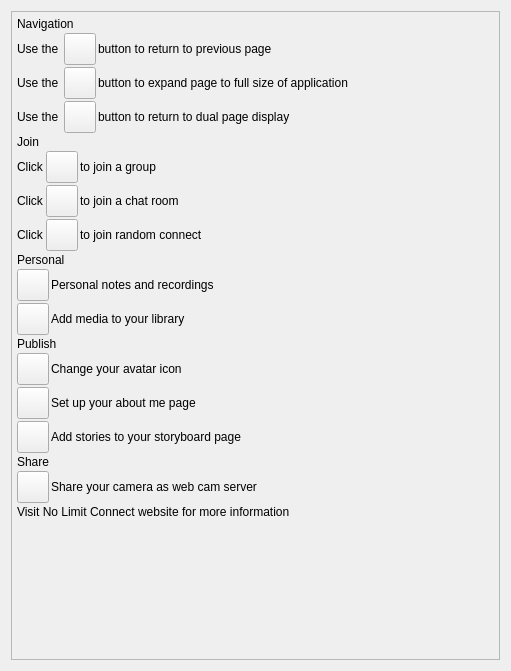
<?xml version="1.0" encoding="UTF-8"?>
<ui version="4.0">
 <class>AppletGetStartedUi</class>
 <widget class="QWidget" name="AppletGetStartedUi">
  <property name="geometry">
   <rect>
    <x>0</x>
    <y>0</y>
    <width>511</width>
    <height>671</height>
   </rect>
  </property>
  <property name="sizePolicy">
   <sizepolicy hsizetype="Preferred" vsizetype="Preferred">
    <horstretch>0</horstretch>
    <verstretch>0</verstretch>
   </sizepolicy>
  </property>
  <property name="minimumSize">
   <size>
    <width>0</width>
    <height>50</height>
   </size>
  </property>
  <property name="maximumSize">
   <size>
    <width>16777215</width>
    <height>16777215</height>
   </size>
  </property>
  <property name="windowTitle">
   <string>Information</string>
  </property>
  <layout class="QGridLayout" name="gridLayout">
   <item row="0" column="0">
    <widget class="QScrollArea" name="scrollArea">
     <property name="widgetResizable">
      <bool>true</bool>
     </property>
     <widget class="QWidget" name="scrollAreaWidgetContents">
      <property name="geometry">
       <rect>
        <x>0</x>
        <y>0</y>
        <width>497</width>
        <height>657</height>
       </rect>
      </property>
      <layout class="QVBoxLayout" name="verticalLayout">
       <property name="spacing">
        <number>2</number>
       </property>
       <property name="leftMargin">
        <number>5</number>
       </property>
       <property name="topMargin">
        <number>5</number>
       </property>
       <property name="rightMargin">
        <number>5</number>
       </property>
       <property name="bottomMargin">
        <number>5</number>
       </property>
       <item>
        <widget class="QLabel" name="m_NavigationLabel">
         <property name="sizePolicy">
          <sizepolicy hsizetype="Expanding" vsizetype="Preferred">
           <horstretch>0</horstretch>
           <verstretch>0</verstretch>
          </sizepolicy>
         </property>
         <property name="text">
          <string>Navigation</string>
         </property>
        </widget>
       </item>
       <item>
        <layout class="QHBoxLayout" name="horizontalLayout">
         <item>
          <widget class="QLabel" name="m_UseBackButtonLabel">
           <property name="sizePolicy">
            <sizepolicy hsizetype="Minimum" vsizetype="Preferred">
             <horstretch>0</horstretch>
             <verstretch>0</verstretch>
            </sizepolicy>
           </property>
           <property name="text">
            <string>Use the </string>
           </property>
          </widget>
         </item>
         <item>
          <widget class="VxPushButton" name="m_BackButton">
           <property name="sizePolicy">
            <sizepolicy hsizetype="Fixed" vsizetype="Fixed">
             <horstretch>0</horstretch>
             <verstretch>0</verstretch>
            </sizepolicy>
           </property>
           <property name="minimumSize">
            <size>
             <width>32</width>
             <height>32</height>
            </size>
           </property>
           <property name="maximumSize">
            <size>
             <width>32</width>
             <height>32</height>
            </size>
           </property>
           <property name="text">
            <string notr="true"/>
           </property>
           <property name="iconSize">
            <size>
             <width>32</width>
             <height>32</height>
            </size>
           </property>
          </widget>
         </item>
         <item>
          <widget class="QLabel" name="label">
           <property name="sizePolicy">
            <sizepolicy hsizetype="Expanding" vsizetype="Preferred">
             <horstretch>0</horstretch>
             <verstretch>0</verstretch>
            </sizepolicy>
           </property>
           <property name="text">
            <string>button to return to previous page</string>
           </property>
          </widget>
         </item>
        </layout>
       </item>
       <item>
        <layout class="QHBoxLayout" name="horizontalLayout_2">
         <item>
          <widget class="QLabel" name="m_UseExpandLabel">
           <property name="sizePolicy">
            <sizepolicy hsizetype="Minimum" vsizetype="Preferred">
             <horstretch>0</horstretch>
             <verstretch>0</verstretch>
            </sizepolicy>
           </property>
           <property name="text">
            <string>Use the </string>
           </property>
          </widget>
         </item>
         <item>
          <widget class="VxPushButton" name="m_ExpandButton">
           <property name="minimumSize">
            <size>
             <width>32</width>
             <height>32</height>
            </size>
           </property>
           <property name="maximumSize">
            <size>
             <width>32</width>
             <height>32</height>
            </size>
           </property>
           <property name="text">
            <string notr="true"/>
           </property>
           <property name="iconSize">
            <size>
             <width>32</width>
             <height>32</height>
            </size>
           </property>
          </widget>
         </item>
         <item>
          <widget class="QLabel" name="label_2">
           <property name="sizePolicy">
            <sizepolicy hsizetype="Expanding" vsizetype="Preferred">
             <horstretch>0</horstretch>
             <verstretch>0</verstretch>
            </sizepolicy>
           </property>
           <property name="text">
            <string>button to expand page to full size of application</string>
           </property>
          </widget>
         </item>
        </layout>
       </item>
       <item>
        <layout class="QHBoxLayout" name="horizontalLayout_3">
         <item>
          <widget class="QLabel" name="m_UseShrinkButtonLabel">
           <property name="sizePolicy">
            <sizepolicy hsizetype="Minimum" vsizetype="Preferred">
             <horstretch>0</horstretch>
             <verstretch>0</verstretch>
            </sizepolicy>
           </property>
           <property name="text">
            <string>Use the </string>
           </property>
          </widget>
         </item>
         <item>
          <widget class="VxPushButton" name="m_ShrinkButton">
           <property name="minimumSize">
            <size>
             <width>32</width>
             <height>32</height>
            </size>
           </property>
           <property name="maximumSize">
            <size>
             <width>32</width>
             <height>32</height>
            </size>
           </property>
           <property name="text">
            <string notr="true"/>
           </property>
           <property name="iconSize">
            <size>
             <width>32</width>
             <height>32</height>
            </size>
           </property>
          </widget>
         </item>
         <item>
          <widget class="QLabel" name="label_3">
           <property name="sizePolicy">
            <sizepolicy hsizetype="Expanding" vsizetype="Preferred">
             <horstretch>0</horstretch>
             <verstretch>0</verstretch>
            </sizepolicy>
           </property>
           <property name="text">
            <string>button to return to dual page display</string>
           </property>
          </widget>
         </item>
        </layout>
       </item>
       <item>
        <widget class="QLabel" name="label_4">
         <property name="text">
          <string>Join</string>
         </property>
        </widget>
       </item>
       <item>
        <layout class="QHBoxLayout" name="horizontalLayout_4">
         <item>
          <widget class="QLabel" name="m_ClickLabel">
           <property name="sizePolicy">
            <sizepolicy hsizetype="Minimum" vsizetype="Preferred">
             <horstretch>0</horstretch>
             <verstretch>0</verstretch>
            </sizepolicy>
           </property>
           <property name="text">
            <string>Click</string>
           </property>
          </widget>
         </item>
         <item>
          <widget class="VxPushButton" name="m_JoinGroupButton">
           <property name="minimumSize">
            <size>
             <width>32</width>
             <height>32</height>
            </size>
           </property>
           <property name="maximumSize">
            <size>
             <width>32</width>
             <height>32</height>
            </size>
           </property>
           <property name="text">
            <string notr="true"/>
           </property>
           <property name="iconSize">
            <size>
             <width>32</width>
             <height>32</height>
            </size>
           </property>
          </widget>
         </item>
         <item>
          <widget class="QLabel" name="label_5">
           <property name="sizePolicy">
            <sizepolicy hsizetype="Expanding" vsizetype="Preferred">
             <horstretch>0</horstretch>
             <verstretch>0</verstretch>
            </sizepolicy>
           </property>
           <property name="text">
            <string>to join a group</string>
           </property>
          </widget>
         </item>
        </layout>
       </item>
       <item>
        <layout class="QHBoxLayout" name="horizontalLayout_5">
         <item>
          <widget class="QLabel" name="m_ClickLabel_2">
           <property name="sizePolicy">
            <sizepolicy hsizetype="Minimum" vsizetype="Preferred">
             <horstretch>0</horstretch>
             <verstretch>0</verstretch>
            </sizepolicy>
           </property>
           <property name="text">
            <string>Click</string>
           </property>
          </widget>
         </item>
         <item>
          <widget class="VxPushButton" name="m_JoinChatRoomButton">
           <property name="minimumSize">
            <size>
             <width>32</width>
             <height>32</height>
            </size>
           </property>
           <property name="maximumSize">
            <size>
             <width>32</width>
             <height>32</height>
            </size>
           </property>
           <property name="text">
            <string notr="true"/>
           </property>
           <property name="iconSize">
            <size>
             <width>32</width>
             <height>32</height>
            </size>
           </property>
          </widget>
         </item>
         <item>
          <widget class="QLabel" name="label_6">
           <property name="sizePolicy">
            <sizepolicy hsizetype="Expanding" vsizetype="Preferred">
             <horstretch>0</horstretch>
             <verstretch>0</verstretch>
            </sizepolicy>
           </property>
           <property name="text">
            <string>to join a chat room</string>
           </property>
          </widget>
         </item>
        </layout>
       </item>
       <item>
        <layout class="QHBoxLayout" name="horizontalLayout_6">
         <item>
          <widget class="QLabel" name="m_ClickLabel_3">
           <property name="sizePolicy">
            <sizepolicy hsizetype="Minimum" vsizetype="Preferred">
             <horstretch>0</horstretch>
             <verstretch>0</verstretch>
            </sizepolicy>
           </property>
           <property name="text">
            <string>Click</string>
           </property>
          </widget>
         </item>
         <item>
          <widget class="VxPushButton" name="m_JoinRandomConnectButton">
           <property name="minimumSize">
            <size>
             <width>32</width>
             <height>32</height>
            </size>
           </property>
           <property name="maximumSize">
            <size>
             <width>32</width>
             <height>32</height>
            </size>
           </property>
           <property name="text">
            <string notr="true"/>
           </property>
           <property name="iconSize">
            <size>
             <width>32</width>
             <height>32</height>
            </size>
           </property>
          </widget>
         </item>
         <item>
          <widget class="QLabel" name="label_7">
           <property name="sizePolicy">
            <sizepolicy hsizetype="Expanding" vsizetype="Preferred">
             <horstretch>0</horstretch>
             <verstretch>0</verstretch>
            </sizepolicy>
           </property>
           <property name="text">
            <string>to join random connect</string>
           </property>
          </widget>
         </item>
        </layout>
       </item>
       <item>
        <widget class="QLabel" name="label_9">
         <property name="sizePolicy">
          <sizepolicy hsizetype="Expanding" vsizetype="Preferred">
           <horstretch>0</horstretch>
           <verstretch>0</verstretch>
          </sizepolicy>
         </property>
         <property name="text">
          <string>Personal</string>
         </property>
        </widget>
       </item>
       <item>
        <layout class="QHBoxLayout" name="horizontalLayout_7">
         <item>
          <widget class="VxPushButton" name="m_PersonalNotesButton">
           <property name="minimumSize">
            <size>
             <width>32</width>
             <height>32</height>
            </size>
           </property>
           <property name="maximumSize">
            <size>
             <width>32</width>
             <height>32</height>
            </size>
           </property>
           <property name="text">
            <string notr="true"/>
           </property>
           <property name="iconSize">
            <size>
             <width>32</width>
             <height>32</height>
            </size>
           </property>
          </widget>
         </item>
         <item>
          <widget class="QLabel" name="label_10">
           <property name="sizePolicy">
            <sizepolicy hsizetype="Expanding" vsizetype="Preferred">
             <horstretch>0</horstretch>
             <verstretch>0</verstretch>
            </sizepolicy>
           </property>
           <property name="text">
            <string>Personal notes and recordings</string>
           </property>
          </widget>
         </item>
        </layout>
       </item>
       <item>
        <layout class="QHBoxLayout" name="horizontalLayout_8">
         <item>
          <widget class="VxPushButton" name="m_LibraryButton">
           <property name="minimumSize">
            <size>
             <width>32</width>
             <height>32</height>
            </size>
           </property>
           <property name="maximumSize">
            <size>
             <width>32</width>
             <height>32</height>
            </size>
           </property>
           <property name="text">
            <string notr="true"/>
           </property>
           <property name="iconSize">
            <size>
             <width>32</width>
             <height>32</height>
            </size>
           </property>
          </widget>
         </item>
         <item>
          <widget class="QLabel" name="label_11">
           <property name="sizePolicy">
            <sizepolicy hsizetype="Expanding" vsizetype="Preferred">
             <horstretch>0</horstretch>
             <verstretch>0</verstretch>
            </sizepolicy>
           </property>
           <property name="text">
            <string>Add media to your library</string>
           </property>
          </widget>
         </item>
        </layout>
       </item>
       <item>
        <widget class="QLabel" name="label_12">
         <property name="sizePolicy">
          <sizepolicy hsizetype="Expanding" vsizetype="Preferred">
           <horstretch>0</horstretch>
           <verstretch>0</verstretch>
          </sizepolicy>
         </property>
         <property name="text">
          <string>Publish</string>
         </property>
        </widget>
       </item>
       <item>
        <layout class="QHBoxLayout" name="horizontalLayout_9">
         <item>
          <widget class="VxPushButton" name="m_IdentityButton">
           <property name="minimumSize">
            <size>
             <width>32</width>
             <height>32</height>
            </size>
           </property>
           <property name="maximumSize">
            <size>
             <width>32</width>
             <height>32</height>
            </size>
           </property>
           <property name="text">
            <string notr="true"/>
           </property>
           <property name="iconSize">
            <size>
             <width>32</width>
             <height>32</height>
            </size>
           </property>
          </widget>
         </item>
         <item>
          <widget class="QLabel" name="label_13">
           <property name="sizePolicy">
            <sizepolicy hsizetype="Expanding" vsizetype="Preferred">
             <horstretch>0</horstretch>
             <verstretch>0</verstretch>
            </sizepolicy>
           </property>
           <property name="text">
            <string>Change your avatar icon</string>
           </property>
          </widget>
         </item>
        </layout>
       </item>
       <item>
        <layout class="QHBoxLayout" name="horizontalLayout_10">
         <item>
          <widget class="VxPushButton" name="m_AboutMeButton">
           <property name="minimumSize">
            <size>
             <width>32</width>
             <height>32</height>
            </size>
           </property>
           <property name="maximumSize">
            <size>
             <width>32</width>
             <height>32</height>
            </size>
           </property>
           <property name="text">
            <string notr="true"/>
           </property>
           <property name="iconSize">
            <size>
             <width>32</width>
             <height>32</height>
            </size>
           </property>
          </widget>
         </item>
         <item>
          <widget class="QLabel" name="label_14">
           <property name="sizePolicy">
            <sizepolicy hsizetype="Expanding" vsizetype="Preferred">
             <horstretch>0</horstretch>
             <verstretch>0</verstretch>
            </sizepolicy>
           </property>
           <property name="text">
            <string>Set up your about me page</string>
           </property>
          </widget>
         </item>
        </layout>
       </item>
       <item>
        <layout class="QHBoxLayout" name="horizontalLayout_11">
         <item>
          <widget class="VxPushButton" name="m_StoryboardButton">
           <property name="minimumSize">
            <size>
             <width>32</width>
             <height>32</height>
            </size>
           </property>
           <property name="maximumSize">
            <size>
             <width>32</width>
             <height>32</height>
            </size>
           </property>
           <property name="text">
            <string notr="true"/>
           </property>
           <property name="iconSize">
            <size>
             <width>32</width>
             <height>32</height>
            </size>
           </property>
          </widget>
         </item>
         <item>
          <widget class="QLabel" name="label_15">
           <property name="sizePolicy">
            <sizepolicy hsizetype="Expanding" vsizetype="Preferred">
             <horstretch>0</horstretch>
             <verstretch>0</verstretch>
            </sizepolicy>
           </property>
           <property name="text">
            <string>Add stories to your storyboard page</string>
           </property>
          </widget>
         </item>
        </layout>
       </item>
       <item>
        <widget class="QLabel" name="label_16">
         <property name="sizePolicy">
          <sizepolicy hsizetype="Expanding" vsizetype="Preferred">
           <horstretch>0</horstretch>
           <verstretch>0</verstretch>
          </sizepolicy>
         </property>
         <property name="text">
          <string>Share</string>
         </property>
        </widget>
       </item>
       <item>
        <layout class="QHBoxLayout" name="horizontalLayout_12">
         <item>
          <widget class="VxPushButton" name="m_WebCamButton">
           <property name="minimumSize">
            <size>
             <width>32</width>
             <height>32</height>
            </size>
           </property>
           <property name="maximumSize">
            <size>
             <width>32</width>
             <height>32</height>
            </size>
           </property>
           <property name="text">
            <string notr="true"/>
           </property>
           <property name="iconSize">
            <size>
             <width>32</width>
             <height>32</height>
            </size>
           </property>
          </widget>
         </item>
         <item>
          <widget class="QLabel" name="label_17">
           <property name="sizePolicy">
            <sizepolicy hsizetype="Expanding" vsizetype="Preferred">
             <horstretch>0</horstretch>
             <verstretch>0</verstretch>
            </sizepolicy>
           </property>
           <property name="text">
            <string>Share your camera as web cam server</string>
           </property>
          </widget>
         </item>
        </layout>
       </item>
       <item>
        <widget class="QLabel" name="label_8">
         <property name="sizePolicy">
          <sizepolicy hsizetype="Expanding" vsizetype="Preferred">
           <horstretch>0</horstretch>
           <verstretch>0</verstretch>
          </sizepolicy>
         </property>
         <property name="text">
          <string>Visit No Limit Connect website for more information</string>
         </property>
        </widget>
       </item>
       <item>
        <widget class="WebsiteWidget" name="m_WebsiteWidget" native="true"/>
       </item>
       <item>
        <spacer name="verticalSpacer">
         <property name="orientation">
          <enum>Qt::Orientation::Vertical</enum>
         </property>
         <property name="sizeHint" stdset="0">
          <size>
           <width>20</width>
           <height>40</height>
          </size>
         </property>
        </spacer>
       </item>
      </layout>
     </widget>
    </widget>
   </item>
  </layout>
 </widget>
 <customwidgets>
  <customwidget>
   <class>VxPushButton</class>
   <extends>QPushButton</extends>
   <header>VxPushButton.h</header>
  </customwidget>
  <customwidget>
   <class>WebsiteWidget</class>
   <extends>QWidget</extends>
   <header>WebsiteWidget.h</header>
   <container>1</container>
  </customwidget>
 </customwidgets>
 <resources/>
 <connections/>
</ui>
